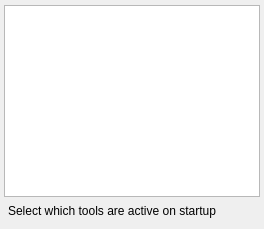
         <widget class="QWidget" name="tools_tab1_">
          <attribute name="title">
           <string>Tools</string>
          </attribute>
          <layout class="QVBoxLayout" name="verticalLayout_5">
           <property name="spacing">
            <number>0</number>
           </property>
           <property name="leftMargin">
            <number>4</number>
           </property>
           <property name="topMargin">
            <number>5</number>
           </property>
           <property name="rightMargin">
            <number>4</number>
           </property>
           <property name="bottomMargin">
            <number>4</number>
           </property>
           <item>
            <widget class="QListWidget" name="tools_list1_">
             <property name="editTriggers">
              <set>QAbstractItemView::NoEditTriggers</set>
             </property>
             <property name="alternatingRowColors">
              <bool>true</bool>
             </property>
             <property name="selectionMode">
              <enum>QAbstractItemView::MultiSelection</enum>
             </property>
            </widget>
           </item>
           <item>
            <widget class="QWidget" name="widget_8" native="true">
             <property name="minimumSize">
              <size>
               <width>0</width>
               <height>28</height>
              </size>
             </property>
             <layout class="QHBoxLayout" name="horizontalLayout_7">
              <property name="spacing">
               <number>0</number>
              </property>
              <property name="margin">
               <number>4</number>
              </property>
              <item>
               <widget class="QLabel" name="tools_label1_">
                <property name="text">
                 <string>Select which tools are active on startup</string>
                </property>
               </widget>
              </item>
             </layout>
            </widget>
           </item>
          </layout>
         </widget>
